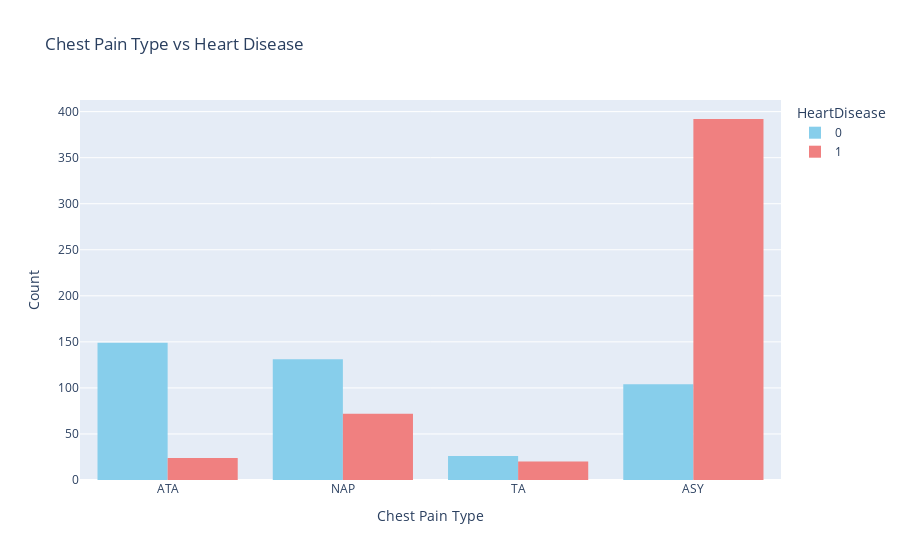

Notebook code for this chart:
### Markdown cell above
### Show the relationship of Chest Pain Type and Heart Disease

### Code cell
fig = px.histogram(data, x='ChestPainType', color='HeartDisease', title='Chest Pain Type vs Heart Disease', barmode='group',color_discrete_sequence=['skyblue', 'lightcoral'])
fig.update_layout(xaxis_title='Chest Pain Type', yaxis_title='Count')
fig.show()

### Figure 1 — Plotly figure (JSON) as saved in the notebook; plotly's stock layout.template omitted (floating-point values rounded to 4 significant figures; data arrays with more than 128 entries replaced by an {"elided": "..."} marker saying what was removed)
{"data": [{"alignmentgroup": "True", "bingroup": "x", "hovertemplate": "HeartDisease=0<br>ChestPainType=%{x}<br>count=%{y}<extra></extra>", "legendgroup": "0", "marker": {"color": "skyblue", "pattern": {"shape": ""}}, "name": "0", "offsetgroup": "0", "orientation": "v", "showlegend": true, "type": "histogram", "x": {"elided": "410 str values"}, "xaxis": "x", "yaxis": "y"}, {"alignmentgroup": "True", "bingroup": "x", "hovertemplate": "HeartDisease=1<br>ChestPainType=%{x}<br>count=%{y}<extra></extra>", "legendgroup": "1", "marker": {"color": "lightcoral", "pattern": {"shape": ""}}, "name": "1", "offsetgroup": "1", "orientation": "v", "showlegend": true, "type": "histogram", "x": {"elided": "508 str values"}, "xaxis": "x", "yaxis": "y"}], "layout": {"barmode": "group", "legend": {"title": {"text": "HeartDisease"}, "tracegroupgap": 0}, "title": {"text": "Chest Pain Type vs Heart Disease"}, "xaxis": {"anchor": "y", "domain": [0, 1], "title": {"text": "Chest Pain Type"}}, "yaxis": {"anchor": "x", "domain": [0, 1], "title": {"text": "Count"}}}}
